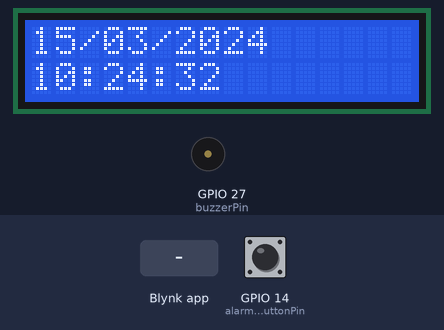
Bench run of a sketch on a simulated ESP32. On the bench: 16×2 character LCD, buzzer (waves = sounding, pin HIGH). The inputs (shaded band) are chosen by the test bench; at power-on: GPIO 14 (alarmOffButtonPin) HIGH. WiFi joins after 1.5 s; servers stay silent unless stated; the local clock reads 2024-03-15 10:24:30 at power-on unless the sketch sets it; what the sketch prints to the serial monitor is not drawn.

Above: at 3.4 s.
3.5 s: Blynk app writes 1 to V0
At 4.6 s:
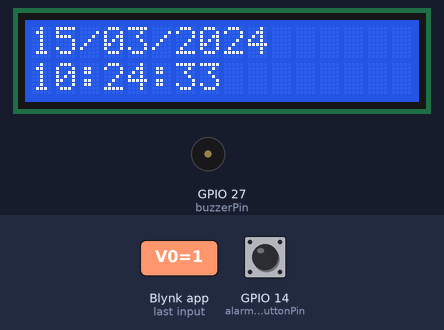
At 5.2 s:
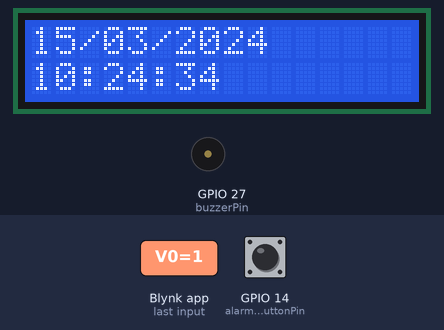
5.3 s: Blynk app writes 1 to V1
Timing chart, 0 to 8.3 s (numbered marks = the images above; inputs shaded):
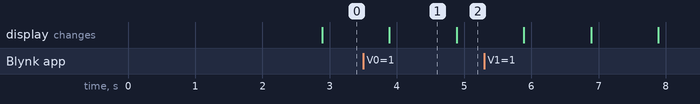

Measured:
- what the display in image 1 shows lasts 1.0 s, from 3.9 s to 4.9 s

The sketch:

SimpleTime.ino
```cpp
#define BLYNK_TEMPLATE_ID "TMPL35MjB44Fo"
#define BLYNK_TEMPLATE_NAME "Digital Alarm with Clock"

#include <WiFi.h>
#include <BlynkSimpleEsp32.h>
#include "time.h"
#include "esp_sntp.h"
#include "LiquidCrystal_I2C.h"

LiquidCrystal_I2C lcd(0x27, 16, 2);


const char *ssid = "ganesh's S23 FE";
const char *password = "Ganesh@03";
const char *auth = "SSAiSsIqqlIxdPjuvHCREpEMGVMKFZ2S";  // Replace with your Blynk auth token

const char *ntpServer1 = "pool.ntp.org";
const char *ntpServer2 = "time.nist.gov";
const long gmtOffset_sec = 19800; // GMT offset for India (+5:30)
const int daylightOffset_sec = 0; // No daylight saving

const int buzzerPin = 27;           // GPIO pin connected to the buzzer
const int alarmOffButtonPin = 14;   // GPIO pin for alarm-off button

int alarmHour = 0;             // Set default alarm hour
int alarmMinute = 0;           // Set default alarm minute
bool alarmTriggered = false;   // Flag to track if alarm is triggered

// Debounce variables
int lastButtonState = HIGH;    // Initial state of button
int buttonState;               // Current state of button
unsigned long lastDebounceTime = 0;
unsigned long debounceDelay = 50;  // Debounce delay in milliseconds

BlynkTimer timer;

void printLocalTime() {
  struct tm timeinfo;
  if (!getLocalTime(&timeinfo)) {
    Serial.println("No time available (yet)");
    return;
  }
  Serial.println(&timeinfo, "%A, %B %d %Y %H:%M:%S");

  lcd.clear();
  lcd.setCursor(0, 0);
  lcd.printf("%02d/%02d/%04d", timeinfo.tm_mday, timeinfo.tm_mon + 1, timeinfo.tm_year + 1900);

  lcd.setCursor(0, 1);
  lcd.printf("%02d:%02d:%02d", timeinfo.tm_hour, timeinfo.tm_min, timeinfo.tm_sec);

  checkAlarm(timeinfo.tm_hour, timeinfo.tm_min);
}

void checkAlarm(int hour, int minute) {
  if (hour == alarmHour && minute == alarmMinute && !alarmTriggered) {
    Serial.println("Alarm Triggered!");
    alarmTriggered = true;
    digitalWrite(buzzerPin, HIGH); // Turn on the buzzer
  }

  int reading = digitalRead(alarmOffButtonPin);
  if (reading != lastButtonState) {
    lastDebounceTime = millis();
  }

  if ((millis() - lastDebounceTime) > debounceDelay) {
    if (reading == LOW && alarmTriggered) {
      Serial.println("Alarm turned off");
      alarmTriggered = false;
      digitalWrite(buzzerPin, LOW); // Turn off the buzzer
    }
  }

  lastButtonState = reading;
}

// Callback function for Blynk to update alarm hour
BLYNK_WRITE(V0) {
  alarmHour = param.asInt();
  Serial.print("Alarm Hour set to: ");
  Serial.println(alarmHour);
}

// Callback function for Blynk to update alarm minute
BLYNK_WRITE(V1) {
  alarmMinute = param.asInt();
  Serial.print("Alarm Minute set to: ");
  Serial.println(alarmMinute);
}

// Callback function for Blynk button
BLYNK_WRITE(V2) {
  int buttonState = param.asInt();
  if (buttonState == 1 && alarmTriggered) {
    Serial.println("Alarm turned off via Blynk");
    alarmTriggered = false;
    digitalWrite(buzzerPin, LOW); // Turn off the buzzer
  }
}

// Callback function for NTP sync
void timeavailable(struct timeval *t) {
  Serial.println("Got time adjustment from NTP!");
  printLocalTime();
}

void setup() {
  Serial.begin(115200);
  lcd.init();
  lcd.backlight();
  pinMode(buzzerPin, OUTPUT);
  pinMode(alarmOffButtonPin, INPUT_PULLUP);

  // Connect to Wi-Fi
  Serial.printf("Connecting to %s ", ssid);
  WiFi.begin(ssid, password);
  while (WiFi.status() != WL_CONNECTED) {
    delay(500);
    Serial.print(".");
  }
  Serial.println(" CONNECTED");

  // Connect to Blynk
  Blynk.begin(auth, ssid, password);

  // Set notification call-back function
  sntp_set_time_sync_notification_cb(timeavailable);

  // Set time zone and configure NTP servers
  configTime(gmtOffset_sec, daylightOffset_sec, ntpServer1, ntpServer2);

  // Timer to update time every second
  timer.setInterval(1000L, printLocalTime);
}

void loop() {
  Blynk.run();
  timer.run();
}
```
